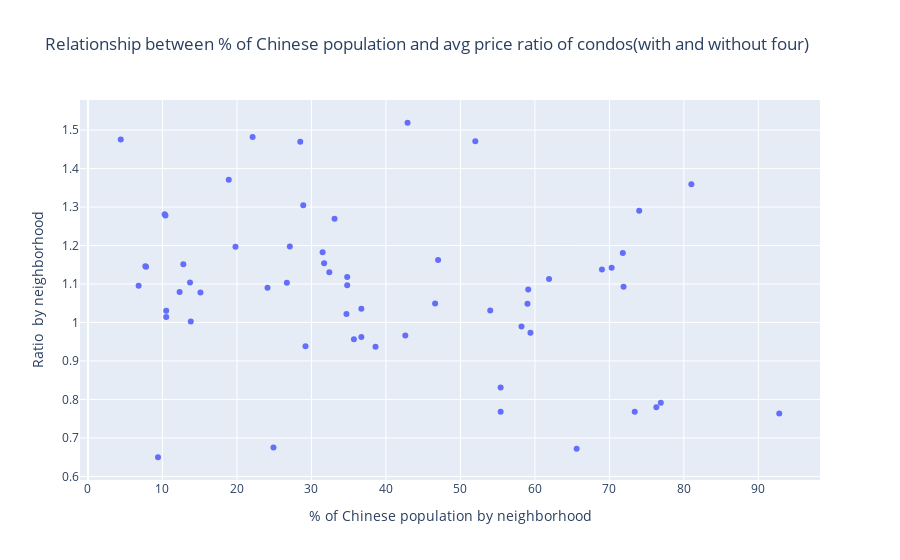

Here is the notebook cell this chart was saved with:
### Markdown cell above
Each dot represents one neighborhood. The x axis indicates the percentage of Chinese population and the y axis represents the ratio of dividing the avg price of condos with floor number ending in 4 by that of condos with floor number ending without 4.

### Code cell
fig = px.scatter(four, x="AsnChiNoTP_Mean", y="ratio", 
                hover_data=['NEIGHBORHOOD'],
                labels={
                     "AsnChiNoTP_Mean": "% of Chinese population by neighborhood",
                     "ratio": "Ratio  by neighborhood",
                 },
                title="Relationship between % of Chinese population and avg price ratio of condos(with and without four)")
fig.show()

### Figure 1 — Plotly figure (JSON) as saved in the notebook; plotly's stock layout.template omitted (floating-point values rounded to 4 significant figures)
{"data": [{"customdata": [["allerton-pelham gardens"], ["battery park city-lower manhattan"], ["bayside-bayside hills"], ["bedford park-fordham north"], ["borough park"], ["briarwood-jamaica hills"], ["bronxdale"], ["brooklyn heights-cobble hill"], ["central harlem north-polo grounds"], ["clinton hill"], ["crotona park east"], ["crown heights north"], ["dumbo-vinegar hill-downtown brooklyn-boerum hill"], ["east elmhurst"], ["east flatbush-farragut"], ["east flushing"], ["east williamsburg"], ["eastchester-edenwald-baychester"], ["flatlands"], ["forest hills"], ["fort greene"], ["georgetown-marine park-bergen beach-mill basin"], ["glen oaks-floral park-new hyde park"], ["glendale"], ["gramercy"], ["gravesend"], ["greenpoint"], ["hudson yards-chelsea-flat iron-union square"], ["hunters point-sunnyside-west maspeth"], ["jackson heights"], ["jamaica estates-holliswood"], ["kensington-ocean parkway"], ["kew gardens hills"], ["kingsbridge heights"], ["lindenwood-howard beach"], ["longwood"], ["madison"], ["marble hill-inwood"], ["melrose south-mott haven north"], ["midtown-midtown south"], ["midwood"], ["morningside heights"], ["murray hill-kips bay"], ["north corona"], ["north riverdale-fieldston-riverdale"], ["oakland gardens"], ["old astoria"], ["parkchester"], ["prospect lefferts gardens-wingate"], ["rego park"], ["seagate-coney island"], ["sheepshead bay-gerritsen beach-manhattan beach"], ["soho-tribeca-civic center-little italy"], ["sunset park east"], ["upper east side-carnegie hill"], ["washington heights north"], ["west brighton"], ["windsor terrace"], ["woodside"]], "hovertemplate": "% of Chinese population by neighborhood=%{x}<br>Ratio  by neighborhood=%{y}<br>NEIGHBORHOOD=%{customdata[0]}<extra></extra>", "legendgroup": "", "marker": {"color": "#636efa", "symbol": "circle"}, "mode": "markers", "name": "", "orientation": "v", "showlegend": false, "type": "scatter", "x": [13.8, 52, 58.2, 6.8, 71.9, 10.4, 10.5, 36.7, 34.8, 34.7, 42.9, 24.9, 59.4, 22.1, 12.3, 65.6, 74, 10.3, 12.8, 54, 59, 55.4, 7.8, 35.7, 38.6, 76.3, 28.5, 46.6, 28.9, 27.1, 7.7, 19.8, 59.1, 10.5, 33.1, 81, 76.9, 15.1, 18.9, 36.7, 31.5, 55.4, 42.6, 69, 29.2, 61.9, 13.7, 4.4, 34.8, 47, 70.3, 73.4, 71.8, 92.8, 32.4, 24.1, 9.4, 31.7, 26.7], "xaxis": "x", "y": [1.002, 1.471, 0.9899, 1.095, 1.093, 1.278, 1.031, 1.036, 1.118, 1.022, 1.519, 0.6752, 0.9735, 1.482, 1.079, 0.6717, 1.29, 1.281, 1.151, 1.031, 1.049, 0.7677, 1.145, 0.9561, 0.9366, 0.7795, 1.47, 1.049, 1.304, 1.197, 1.146, 1.197, 1.086, 1.014, 1.27, 1.359, 0.7915, 1.078, 1.371, 0.9619, 1.183, 0.8312, 0.9663, 1.138, 0.9382, 1.113, 1.104, 1.476, 1.097, 1.162, 1.142, 0.768, 1.18, 0.7633, 1.131, 1.09, 0.6497, 1.154, 1.104], "yaxis": "y"}], "layout": {"legend": {"tracegroupgap": 0}, "title": {"text": "Relationship between % of Chinese population and avg price ratio of condos(with and without four)"}, "xaxis": {"anchor": "y", "domain": [0, 1], "title": {"text": "% of Chinese population by neighborhood"}}, "yaxis": {"anchor": "x", "domain": [0, 1], "title": {"text": "Ratio  by neighborhood"}}}}
